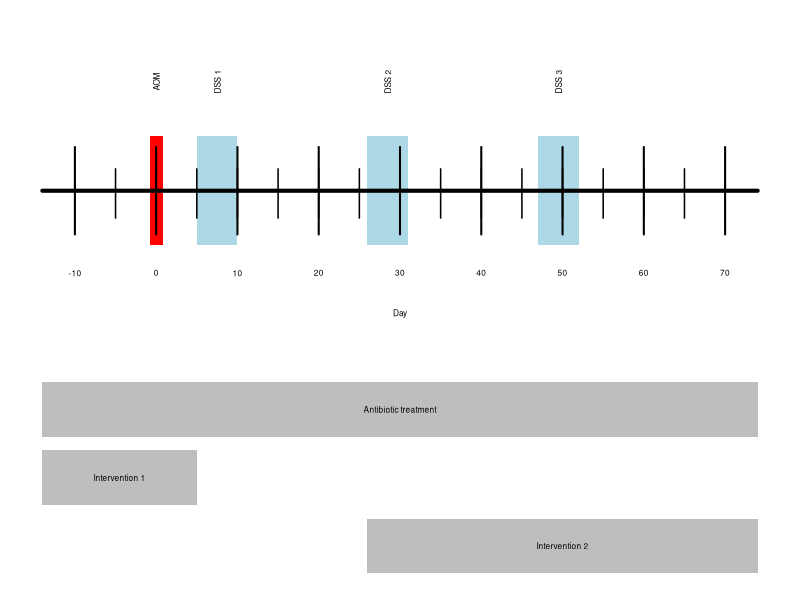

Recreate this plot in R.
#build a model timeline (Fig. 1A)

par(mar=c(0.5,0.5,0.5,0.5))
par(cex=0.5)

start <- -14
end <- 74

plot(0,xaxt='n',yaxt='n',bty='n',pch='',ylab='',xlab='',xlim=c(start-1,end+1),ylim=c(-5,5))

line <- 2


polygon(c(5,5,10,10),c(line+1,line-1,line-1,line+1), col='light blue', border=NA)   # DSS 1 box
polygon(c(26,26,31,31),c(line+1,line-1,line-1,line+1), col='light blue', border=NA) # DSS 2 box
polygon(c(47,47,52,52),c(line+1,line-1,line-1,line+1), col='light blue', border=NA) # DSS 3 box
polygon(c(0.8,0.8,-0.8,-0.8),c(line+1,line-1,line-1,line+1), col='red', border=NA)  # AOM box

segments(start,line,end,line, lwd=4) # timeline

#major ticks
for(i in seq(-10,70,10)){
  segments(i,line+0.8,i,line-0.8, lwd=2)
}

# minor ticks
for(i in seq(-10,70,5)){
  segments(i,line+0.4,i,line-0.5, lwd=1.5)
}

#day label
text(seq(-10,70,10),line-1.5,labels=seq(-10,70,10))
text((end+start)/2,line-2.25,'Day')

text(0,line+2,'AOM', srt=90)
text(7.5,line+2,'DSS 1', srt=90)
text(28.5,line+2,'DSS 2', srt=90)
text(49.5,line+2,'DSS 3', srt=90)

abx_line <- line-4
polygon(c(start, start, end, end),c(abx_line+0.5,abx_line-0.5,abx_line-0.5,abx_line+0.5), col='gray', border=NA)     # AOM box
text((end+start)/2, abx_line, label="Antibiotic treatment")

intervention_line <- abx_line-1.25
polygon(c(start, start, 5, 5),c(intervention_line+0.5,intervention_line-0.5,intervention_line-0.5,intervention_line+0.5), col='gray', border=NA)     # AOM box
text((5+start)/2, intervention_line, label="Intervention 1")

intervention_line <- intervention_line-1.25
polygon(c(26, 26, end, end),c(intervention_line+0.5,intervention_line-0.5,intervention_line-0.5,intervention_line+0.5), col='gray', border=NA)     # AOM box
text((end+26)/2, intervention_line, label="Intervention 2")
